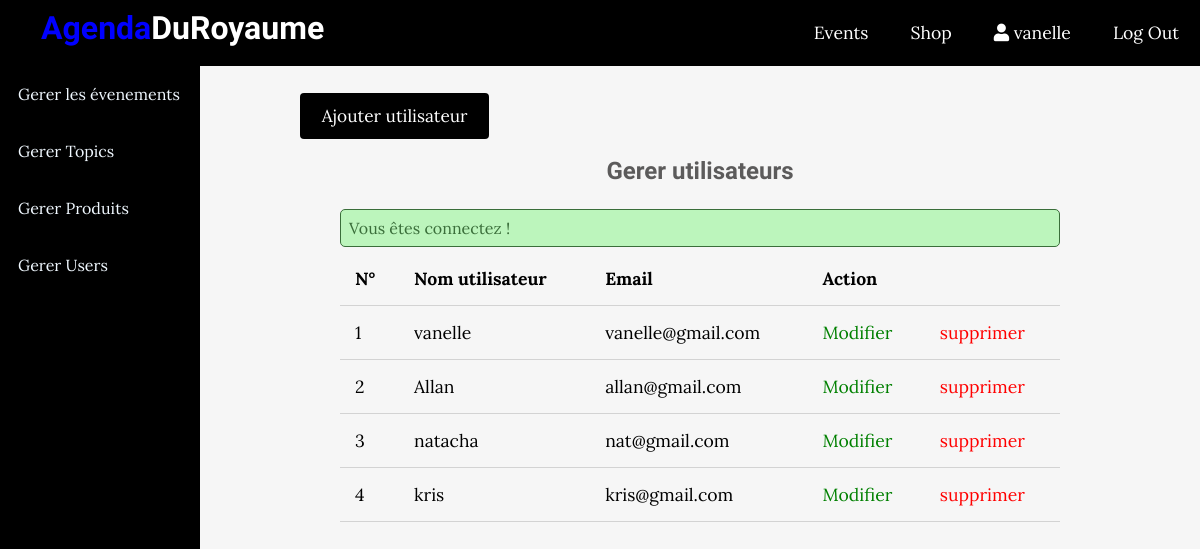
Screenshot of /admin/users/index.php (signed in) with the database file from the repository.
### tables this page shows
CREATE TABLE IF NOT EXISTS `users` (
  `id` int(11) NOT NULL AUTO_INCREMENT,
  `admin` tinyint(4) NOT NULL,
  `username` varchar(255) NOT NULL,
  `email` varchar(255) NOT NULL,
  `password` varchar(255) NOT NULL,
  `created_at` timestamp NOT NULL DEFAULT CURRENT_TIMESTAMP,
  PRIMARY KEY (`id`),
  UNIQUE KEY `email` (`email`)
);

### app/controllers/users.php (called while the page is built, shortened)
<?php
include(ROOT_PATH . "/app/database/db.php");
$table = 'users';
$admin_users = selectAll($table);

### app/database/db.php (called while the page is built, shortened)
<?php
require('connect.php');
function selectAll($table, $conditions = [])
{
    global $conn;
    $sql = "SELECT * FROM $table";
    if (empty($conditions)) {
        $stmt = $conn->prepare($sql);
        $stmt->execute();
        $result = $stmt->get_result()->fetch_all(MYSQLI_ASSOC);
        return $result;
    }
}

### admin/users/index.php (the view, shortened to what this page needs)
<?php include(ROOT_PATH . "/app/controllers/users.php");
?>
<!DOCTYPE html>
<html lang="fr">
    <head>
        <link rel="stylesheet"
            href="https://use.fontawesome.com/releases/v5.7.2/css/all.css"
>
        <link rel="stylesheet" href="../../assets/css/style.css">
        <link rel="stylesheet" href="../../assets/css/admin.css">
    </head>
    <body>
    <?php include(ROOT_PATH . "/app/includes/adminHeader.php"); ?>
        <div class="admin-wrapper">
        <?php include(ROOT_PATH . "/app/includes/adminSidebar.php"); ?>
            <div class="admin-content">
                <div class="button-group">
                    <a href="create.php" class="btn btn-big">Ajouter utilisateur</a>
                </div>
                <div class="content">
                    <h2 class="page-title">Gerer utilisateurs</h2>
                    <?php include(ROOT_PATH . "/app/includes/messages.php"); ?>
                    <table>
                        <thead>
                            <th>N°</th>
                            <th>Nom utilisateur</th>
                            <th>Email</th>
                            <th colspan="2">Action</th>
                        </thead>
                        <tbody>
                            <?php foreach ($admin_users as $key => $user): ?>
                                <tr>
                                    <td><?php echo $key + 1; ?></td>
                                    <td><?php echo $user['username']; ?></td>
                                    <td><?php echo $user['email']; ?></td>
                                    <td><a href="edit.php?id=<?php echo $user['id']; ?>" class="edit">Modifier</a></td>
                                    <td><a href="index.php?delete_id=<?php echo $user['id']; ?>" class="delete">supprimer</a></td>
                                </tr>
                            <?php endforeach; ?>
                        </tbody>
                    </table>
                </div>
            </div>
        </div>
    </body>
</html>

### app/includes/adminHeader.php (shortened to what this page needs)
<header>
    <a class="logo" href="<?php echo BASE_URL . '/index.php'; ?>">
        <h1 class="logo-text"><span>Agenda</span>DuRoyaume</h1>
    </a>
    <ul class="nav">
        <?php if (isset($_SESSION['username'])): ?>
            <li>
                <a href="<?php echo BASE_URL . '/blog.php'; ?>"> Events</a>
            </li>
      <li><a href="<?php echo BASE_URL . '/shop.php' ?>">Shop</a></li>
            <li>
                <a href="#">
                    <i class="fa fa-user"></i>
                    <?php echo $_SESSION['username']; ?>
                </a>
            </li>
            <li>
                <a href="<?php echo BASE_URL . '/logout.php'; ?>" class="logout" >Log Out</a>
            </li>
        <?php endif; ?>
    </ul>
</header>

### app/includes/adminSidebar.php
<div class="left-sidebar">
    <ul>
        <li><a href="<?php echo BASE_URL . '/admin/posts/index.php'; ?>">Gerer les évenements</a></li>
        <li><a href="<?php echo BASE_URL . '/admin/topics/index.php'; ?>">Gerer Topics</a></li>
        <li><a href="<?php echo BASE_URL . '/admin/products/index.php'; ?>">Gerer Produits</a></li>
        <li><a href="<?php echo BASE_URL . '/admin/users/index.php'; ?>">Gerer Users</a></li>
    </ul>
</div>

### app/includes/messages.php (shortened to what this page needs)
<?php if(isset($_SESSION['message'])): ?>
  <div class="msg <?php echo $_SESSION['type']; ?>">
    <li><?php echo $_SESSION['message']; ?></li>
  </div>
<?php endif; ?>

### assets/css/style.css (style rules this page uses)
* { box-sizing: border-box; }
html, body { height: 100%; padding: 0px; margin: 0px; background: #f6f6f6; font-family: "Lora", serif; }
h1, h2, h3, h4, h5, h6 { font-family: "Candal", serif; color: #5c5b5b; margin: 5px; }
a { text-decoration: none; color: inherit; }
.btn { padding: 0.5rem 1rem; background: black; color: white; border: 1px solid transparent; border-radius: 0.25rem; font-size: 1.08em; font-family: "Lora", serif; }
.btn-big { padding: 0.7rem 1.3rem; line-height: 1.3rem; }
.msg { width: 100%; margin: 5px auto; padding: 8px; border-radius: 5px; list-style: none; }
.success { color: #3a6e3a; border: 1px solid #3a6e3a; background: #bcf5bc; }
header { background: black; height: 66px; }
header * { color: white; }
header .logo { float: left; height: inherit; margin-left: 2em; }
header .logo-text { margin: 9px; font-family: "Candal", serif; }
header .logo-text span { color: blue; }
header ul { float: right; margin: 0px; padding: 0px; list-style: none; }
header ul li { float: left; position: relative; }
header ul li a { display: block; padding: 21px; font-size: 1.1em; text-decoration: none; }
.content { width: 90%; margin: 30px auto 30px; }

### assets/css/admin.css (style rules this page uses)
header { background: black; }
.admin-wrapper { display: flex; height: calc(100% - 66px); }
.admin-wrapper .left-sidebar { flex: 2; height: 100%; background: black; }
.admin-wrapper .left-sidebar ul { list-style: none; margin: 0px; padding: 0px; color: aliceblue; }
.admin-wrapper .left-sidebar ul li a { padding: 18px; display: block; border-bottom: 1px solid black; }
.admin-wrapper .admin-content { flex: 8; height: 100%; padding: 40px 100px 100px; overflow-y: scroll; }
.admin-content .page-title { text-align: center; margin-bottom: 1.5rem; }
table { width: 100%; border-collapse: collapse; font-size: 1.1rem; }
th, td { padding: 15px; text-align: left; border-bottom: 1px solid #d3d3d3; }
.edit { color: green; }
.delete { color: red; }

### rows the page displays
users: username "vanelle", email "vanelle@gmail.com"
users: username "Allan", email "allan@gmail.com"
users: username "natacha", email "nat@gmail.com"
users: username "kris", email "kris@gmail.com"

### other values shown
$_SESSION['username'] "vanelle"
$_SESSION['message'] "Vous êtes connectez !"
